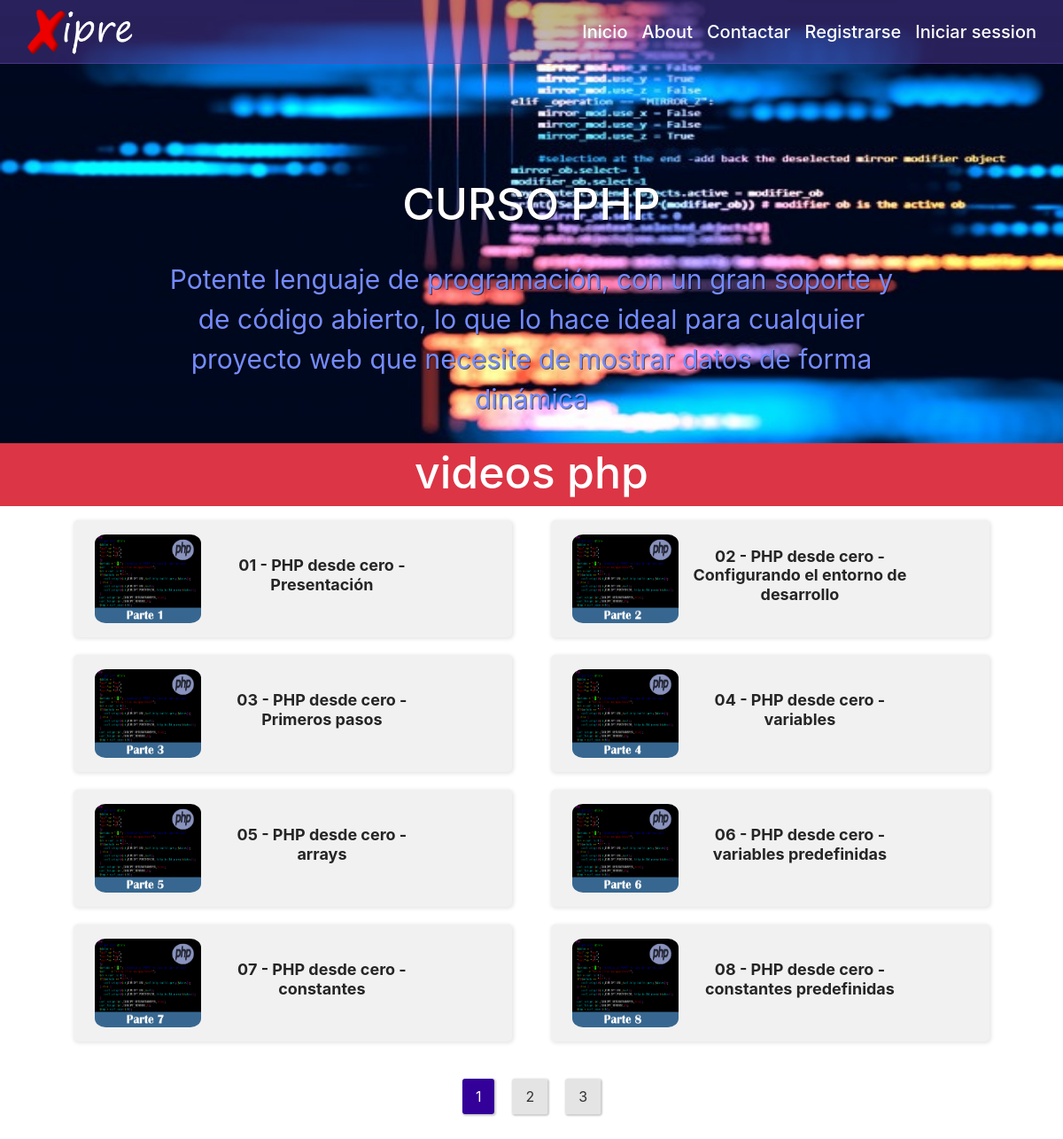
Screenshot of /Cursos/?curso=php with the database file from the repository.
### tables this page shows
CREATE TABLE `php` (
  `id` int(11) NOT NULL,
  `nombre` varchar(999) NOT NULL
);

### db.php (called while the page is built)
<?php
class DB{
private $host;
private $db;
private $user;
private $password;
private $charset;
function __construct(){
	$this->host="localhost";
	$this->db="cursos";
	$this->user="root";
	$this->password="";
	$this->charset="utf8mb4";
}
	function connect(){
		try{
			$connection="mysql:host=". $this->host .";dbname=".$this->db.";charset=".$this->charset;
			$options=[PDO::ATTR_ERRMODE => PDO::ERRMODE_EXCEPTION,
               PDO::ATTR_EMULATE_PREPARES => false];
			$pdo = new PDO ($connection, $this->user, $this->password, $options);
			return $pdo;
		}catch(PDOException $e){
			print_r("Error connection:", $e->getMessage());
		}
	}
}
?>

### Cursos/vista-pelicula.php (the view)
<a href="videos/?curso=<?php echo $_GET["curso"];?>&video=<?php echo $pelicula["id"]; ?>" style="text-decoration: none; color:#252525">
<div class="cursos-cero py-2 align-content-center align-self-center align-items-center" onclick="aviso()"><div id="caja-cursos" class="d-inline-block ml-sm-3"><div class="d-inline-block"><img src="img videos/<?php echo $_GET["curso"]; ?>/<?php echo $pelicula["id"]; ?>.png" alt="" style="border-radius:10%;"></div></div><h1 class="text-subcursos"><b><?php echo $pelicula["nombre"];?></b></h1></div></a>

### Cursos/index.php (shortened to what this page needs)
<!doctype html>
<html lang="es" dir="ltr">
<head>
 <link rel="stylesheet" href="../css/bootstrap.min.css">
 <link rel="stylesheet" href="../style.css">
 <link rel="stylesheet" href="estilos.css">
	<link rel="stylesheet" href="paginacion.css">
	</head>
<body>
<div id="fondo">
<div class="container py-2">
<div class="row menup align-content-center align-items-center align-self-center d-flex">
	<img onclick="location.href='../'" style="cursor:pointer;" class="incono my-auto" src="../6.png" height="55px">
	<div  onclick="location.href='../'" style="cursor:pointer;" class="ocultar ml-md-auto">Inicio</div>
	<div class="ocultar ml-3" >About</div>
	<div class="ocultar ml-3">Contactar</div>
	<?php 	if(!isset($_SESSION['user'])){
	?>
	<div class="ocultar ml-3" onclick="location.href='../CrearCuenta/'">Registrarse</div>
	<div class="ocultar ml-3" onclick="location.href='../IniciarSession/'">Iniciar session</div>
	<?php
	} ?>
</div>
</div>
</div>
<div id="imagen-fondo"><img src="../fon2.jpg" alt="" width="100%" height="100%"><h1 class="text-center text-uppercase">curso
  <?php  if($_GET["curso"]=="csharp"){
	echo "c#";
}else if($_GET["curso"]=="cmas"){
	echo "c++";
}else{echo $_GET["curso"]; } ?></h1>
	<?php  if($_GET["curso"]=="php"){ ?>
	<p class="text-center mx-auto">Potente lenguaje de programación, con un gran soporte y de código abierto, lo que lo hace ideal para cualquier proyecto web que necesite de mostrar datos de forma dinámica</p>
	<?php }else if($_GET["curso"]=="csharp"){ ?>
	<p class="text-center mx-auto">
	Es un Lenguaje de Programación para crear aplicaciones de escritorio robustas y para integrarlo con otras tecnologías, entornos de desarrollo y lenguajes de programación</p>
	<?php }else if($_GET["curso"]=="javascript"){ ?>
	<p class="text-center mx-auto">
	Permitiendo crear efectos atractivos y dinámicos en las páginas web. Los navegadores modernos interpretan el código JavaScript integrado en las páginas web</p>
	<?php }else if($_GET["curso"]=="css"){ ?>
		<p class="text-center mx-auto">
	CSS es un mecanismo complementario del lenguaje HTML que permite indicarle al navegador el estilo que debe darle a los distintos elementos al desplegar la información de un sitio web</p>
	<?php }else if($_GET["curso"]=="cmas"){ ?>
	<p class="text-center mx-auto">
	Es un lenguaje muy utilizado en programas de alta complejidad como de diseño gráfico, 3D, en juegos antiguos y actuales, para crear motores gráficos, y otros; debido a su enorme capacidad</p>
	<?php }else if($_GET["curso"]=="html"){ ?>
	<p class="text-center mx-auto">
	HTML es un lenguaje de marcado descriptivo que se escribe en forma de etiquetas para definir la estructura de una página web y su contenido como texto, imágenes</p>
	<?php } ?>
	</div>
	<div class="fondo-cursos bg-danger mb-3">
	<h1 class="text-center py-2 text-white text-lowercase">Videos 	<?php  if($_GET["curso"]=="csharp"){
	echo "c#";
}else if($_GET["curso"]=="cmas"){
	echo "c++";
}else{echo $_GET["curso"]; } ?></h1>
	</div>
	<div class="d-flex mx-auto" style="width:100%">
			<div class="cursos align-content-center align-self-center align-items-center mx-auto">
			    <?php
				 include_once 'peliculas.php';
      $peliculas = new Peliculas(8);
      $peliculas->mostrarPeliculas();
      ?>
		</div></div>
    <div class="container">
          <div id="paginas">
          <center>
          <?php
             $peliculas->mostrarPaginas();
           ?></center>
        </div>
    </div>
</body>
</html>

### Cursos/peliculas.php (shortened to what this page needs)
<?php
include_once '../db.php';
class Peliculas extends DB{
  private $paginaActual;
  private $totalPaginas;
  private $resultadosPorPagina;
  private $indice;
  private $error = false;
  public function __construct($nPorPagina){
    $this->resultadosPorPagina = $nPorPagina;
    $this->indice =0;
    $this->paginaActual = 1;
    $this->calcularPaginas();
    }
  function calcularPaginas(){
    $query = $this->connect()->query('SELECT COUNT(*) AS total FROM '.$_GET["curso"].'');
    $this->nResultados = $query->fetch(PDO::FETCH_OBJ)->total;
    $this->totalPaginas = $this->nResultados / $this->resultadosPorPagina;
  }
   function mostrarPeliculas(){
     if(!$this->error){
       $query = $this->connect()->prepare("SELECT * FROM ".$_GET["curso"]." LIMIT :pos, :n");
       $query->execute(['pos' => $this->indice, "n" => $this->resultadosPorPagina]);
      foreach ($query as $pelicula){
        include "vista-pelicula.php";
      }
     }
   }
    function mostrarPaginas(){
     $actual = "";
   $this->totalPaginas=round($this->totalPaginas);
     $paginacion=$this->paginaActual-3; $max=$this->paginaActual+2;
     if($this->paginaActual==2){
      $paginacion=0;
      $max=$this->paginaActual+3;
      if($this->paginaActual+1 == $this->totalPaginas){
        $paginacion=0;
        $max=$this->paginaActual+1;
      }
      if($this->paginaActual==round($this->totalPaginas)){
        $paginacion=0;
        $max=$this->paginaActual;
      }
      if($max>round($this->totalPaginas)){
     $max=$this->paginaActual+2;
      }
    }else if($this->paginaActual==1){
      $paginacion=0;
      $max=$this->paginaActual+4;
      if($this->paginaActual+2 == $this->totalPaginas){
        $paginacion=0;
        $max=$this->paginaActual+2;
      }
    }else if($this->paginaActual==round($this->totalPaginas)){
      $paginacion=$this->paginaActual-5;
      $max=$this->totalPaginas;
      if($this->totalPaginas > $max){
        $paginacion=0;
        $max=$this->paginaActual;
      }
      if($this->paginaActual==4){
     $paginacion=$this->paginaActual-4;
   }else  if($this->paginaActual==3){
     $paginacion=$this->paginaActual-3;
   }else if($max<1){
       $paginacion=$this->paginaActual-4;
      }
    }else if($this->paginaActual==round($this->totalPaginas)-1){
      $paginacion=$this->paginaActual-4;
      $max=$this->totalPaginas;
      if($paginacion<0){
     $paginacion=$this->paginaActual-3;
      }
    }
     echo "<ul>";
     for($i=$paginacion; $i < $max; $i++){
       if(($i+1) == $this->paginaActual){
         $actual='class="actual"';
       }else{
         $actual="";
       }
      echo '<li><a '.$actual.' href="?curso='.$_GET["curso"].'&pagina='.($i+1).'">'.($i + 1).'</a></li>';
     }
     echo "</ul>";
   }
}
?>

### Cursos/estilos.css (style rules this page uses)
* { box-sizing:border-box; }
#fondo { width: 100%; height: fit-content; background: rgba(101,72,181,40%); border-bottom:solid 1px rgba(101,72,181,50%); position: absolute; z-index: 1000; }
#fondo div div div, #caja div { font-weight: 500; font-size:20px; color: white; transition:.3s; cursor: pointer; }
#imagen-fondo { margin-bottom:-20px; padding: 0; height:500px; }
#imagen-fondo h1 { position:relative; top:-60%; color:white; font-size:50px; text-shadow: 1px 1px 0px rgba(0,0,0,60%); }
#imagen-fondo p { position:relative; top:-55%; color:#748BFF; font-size:30px; width: 70%; text-shadow: 1px 1px 0px rgba(0,0,0,60%); }
.fondo-cursos { margin-top: 15px; display:flex; overflow: hidden; }
.fondo-cursos h1 { animation: encabezado .5s; font-size:50px; margin: 0% auto; }
.cursos-cero { transition: .5s; background: #f1f1f1; border-radius:5px; display:inline-flex; width: 45%; margin-bottom: 20px; margin-left: 20px; margin-right: 20px; box-shadow: 1px 1px 4px 1px rgba(0,0,0,10%); animation: cursos 1s; overflow: hidden; }
#caja-cursos { margin-right: 1%; }
.cursos { text-align: center; width: 1100px; display: inline-block; }
.text-subcursos { display: inline-block; width: 50%; height: 100%; font-size:18px; }
.cursos-cero div img { width: 120px; height: 100px; }
.cursos-cero div { padding:4px; }

### Cursos/paginacion.css (style rules this page uses)
#paginas { margin-top: 20px; margin-bottom: 30px; }
#paginas ul { margin: 10px 0; padding: 0; }
#paginas li { display: inline-block; margin: 0; padding: 10px; }
#paginas li a { background: rgb(228, 228, 228); box-shadow: 1px 1px 2px 1px rgba(0,0,0,20%); border-radius: 3px; color: rgb(50, 50, 50); padding: 10px 15px; text-decoration: none; }
.actual { background: #330099 !important; color: rgb(255, 255, 255) !important; }

### rows the page displays
php: shows a picture, nombre "01 - PHP desde cero - Presentación"
php: shows a picture, nombre "02 - PHP desde cero - Configurando el entorno de desarrollo"
php: shows a picture, nombre "03 - PHP desde cero - Primeros pasos"
php: shows a picture, nombre "04 - PHP desde cero - variables"
php: shows a picture, nombre "05 - PHP desde cero - arrays"
php: shows a picture, nombre "06 - PHP desde cero - variables predefinidas"
php: shows a picture, nombre "07 - PHP desde cero - constantes"
php: shows a picture, nombre "08 - PHP desde cero - constantes predefinidas"

### other values shown
$_GET["curso"] "PHP"
$_GET["curso"] "php"
